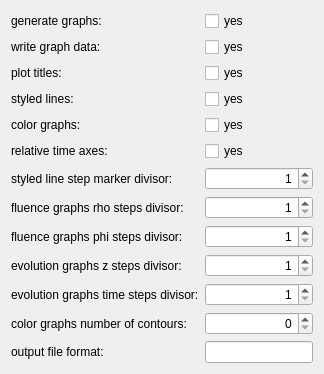
          <widget class="QWidget" name="scrollAreaWidgetContents_Graphs">
           <property name="geometry">
            <rect>
             <x>0</x>
             <y>0</y>
             <width>0</width>
             <height>0</height>
            </rect>
           </property>
           <layout class="QFormLayout" name="formLayout_8">
            <item row="0" column="0">
             <widget class="QLabel" name="label_graphs">
              <property name="text">
               <string>generate graphs:</string>
              </property>
             </widget>
            </item>
            <item row="0" column="1">
             <widget class="QCheckBox" name="checkBox_graphs">
              <property name="text">
               <string>yes</string>
              </property>
             </widget>
            </item>
            <item row="1" column="0">
             <widget class="QLabel" name="label_output_data">
              <property name="text">
               <string>write graph data:</string>
              </property>
             </widget>
            </item>
            <item row="1" column="1">
             <widget class="QCheckBox" name="checkBox_output_data">
              <property name="text">
               <string>yes</string>
              </property>
             </widget>
            </item>
            <item row="2" column="0">
             <widget class="QLabel" name="label_output_plot_titles">
              <property name="text">
               <string>plot titles:</string>
              </property>
             </widget>
            </item>
            <item row="2" column="1">
             <widget class="QCheckBox" name="checkBox_output_plot_titles">
              <property name="text">
               <string>yes</string>
              </property>
             </widget>
            </item>
            <item row="3" column="0">
             <widget class="QLabel" name="label_output_styled_lines">
              <property name="text">
               <string>styled lines:</string>
              </property>
             </widget>
            </item>
            <item row="3" column="1">
             <widget class="QCheckBox" name="checkBox_output_styled_lines">
              <property name="text">
               <string>yes</string>
              </property>
             </widget>
            </item>
            <item row="4" column="0">
             <widget class="QLabel" name="label_output_color">
              <property name="text">
               <string>color graphs:</string>
              </property>
             </widget>
            </item>
            <item row="4" column="1">
             <widget class="QCheckBox" name="checkBox_output_color">
              <property name="text">
               <string>yes</string>
              </property>
             </widget>
            </item>
            <item row="5" column="0">
             <widget class="QLabel" name="label_output_rel_time">
              <property name="text">
               <string>relative time axes:</string>
              </property>
             </widget>
            </item>
            <item row="5" column="1">
             <widget class="QCheckBox" name="checkBox_output_rel_time">
              <property name="text">
               <string>yes</string>
              </property>
             </widget>
            </item>
            <item row="6" column="0">
             <widget class="QLabel" name="label_out_markers_step_divisor">
              <property name="text">
               <string>styled line step marker divisor:</string>
              </property>
             </widget>
            </item>
            <item row="6" column="1">
             <widget class="QSpinBox" name="spinBox_out_markers_step_divisor">
              <property name="alignment">
               <set>Qt::AlignRight|Qt::AlignTrailing|Qt::AlignVCenter</set>
              </property>
              <property name="minimum">
               <number>1</number>
              </property>
              <property name="maximum">
               <number>1073741824</number>
              </property>
             </widget>
            </item>
            <item row="7" column="0">
             <widget class="QLabel" name="label_out_rho_steps_divisor">
              <property name="text">
               <string>fluence graphs rho steps divisor:</string>
              </property>
             </widget>
            </item>
            <item row="7" column="1">
             <widget class="QSpinBox" name="spinBox_out_rho_steps_divisor">
              <property name="alignment">
               <set>Qt::AlignRight|Qt::AlignTrailing|Qt::AlignVCenter</set>
              </property>
              <property name="minimum">
               <number>1</number>
              </property>
              <property name="maximum">
               <number>1073741824</number>
              </property>
             </widget>
            </item>
            <item row="8" column="0">
             <widget class="QLabel" name="label_out_phi_steps_divisor">
              <property name="text">
               <string>fluence graphs phi steps divisor:</string>
              </property>
             </widget>
            </item>
            <item row="8" column="1">
             <widget class="QSpinBox" name="spinBox_out_phi_steps_divisor">
              <property name="alignment">
               <set>Qt::AlignRight|Qt::AlignTrailing|Qt::AlignVCenter</set>
              </property>
              <property name="minimum">
               <number>1</number>
              </property>
              <property name="maximum">
               <number>1073741824</number>
              </property>
             </widget>
            </item>
            <item row="9" column="0">
             <widget class="QLabel" name="label_out_z_steps_divisor">
              <property name="text">
               <string>evolution graphs z steps divisor:</string>
              </property>
             </widget>
            </item>
            <item row="9" column="1">
             <widget class="QSpinBox" name="spinBox_out_z_steps_divisor">
              <property name="alignment">
               <set>Qt::AlignRight|Qt::AlignTrailing|Qt::AlignVCenter</set>
              </property>
              <property name="minimum">
               <number>1</number>
              </property>
              <property name="maximum">
               <number>1073741824</number>
              </property>
             </widget>
            </item>
            <item row="10" column="0">
             <widget class="QLabel" name="label_out_t_steps_divisor">
              <property name="text">
               <string>evolution graphs time steps divisor:</string>
              </property>
             </widget>
            </item>
            <item row="10" column="1">
             <widget class="QSpinBox" name="spinBox_out_t_steps_divisor">
              <property name="alignment">
               <set>Qt::AlignRight|Qt::AlignTrailing|Qt::AlignVCenter</set>
              </property>
              <property name="minimum">
               <number>1</number>
              </property>
              <property name="maximum">
               <number>1073741824</number>
              </property>
             </widget>
            </item>
            <item row="11" column="0">
             <widget class="QLabel" name="label_num_auto_contours">
              <property name="text">
               <string>color graphs number of contours:</string>
              </property>
             </widget>
            </item>
            <item row="11" column="1">
             <widget class="QSpinBox" name="spinBox_num_auto_contours">
              <property name="alignment">
               <set>Qt::AlignRight|Qt::AlignTrailing|Qt::AlignVCenter</set>
              </property>
              <property name="minimum">
               <number>0</number>
              </property>
              <property name="maximum">
               <number>1073741824</number>
              </property>
             </widget>
            </item>
            <item row="12" column="0">
             <widget class="QLabel" name="label_output_file_format">
              <property name="text">
               <string>output file format:</string>
              </property>
             </widget>
            </item>
            <item row="12" column="1">
             <widget class="QLineEdit" name="lineEdit_output_file_format"/>
            </item>
           </layout>
          </widget>
